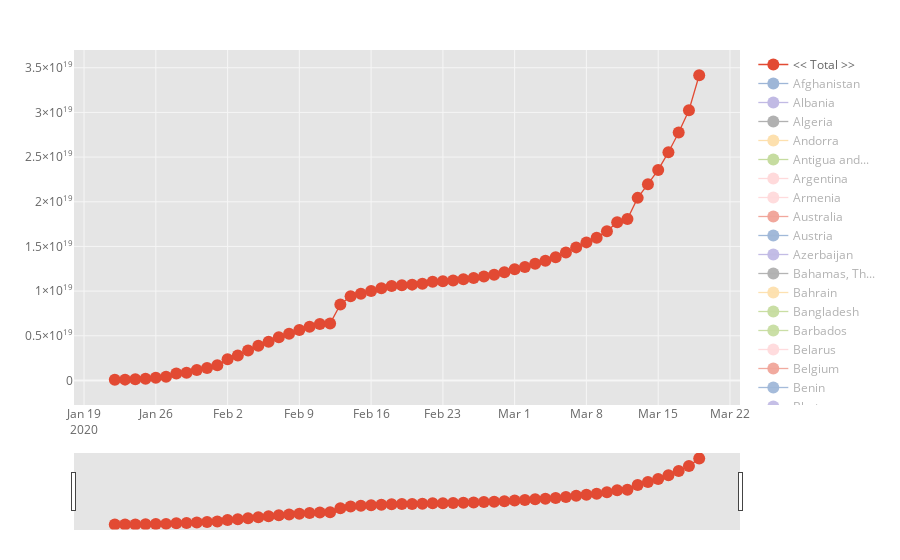

Write notebook code for a chart like this one.
### Code cell
create_covid_plot(df_dict['confirmed'], '', 't.html')
